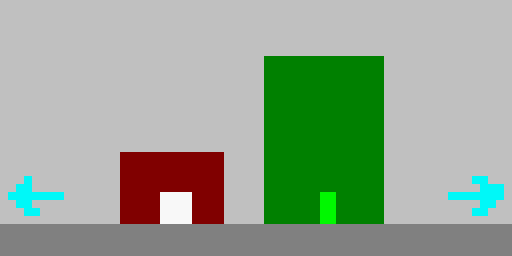

Rendered tile map (Tiled .tmx) drawn with the repository's tilesets; below, a short description and the full map source, tile grids included:
An orthogonal 64x32 tile map with 8x8 px tiles, 1 tile layer (Tile Layer 1).

<map version="1.10" tiledversion="1.10.2" orientation="orthogonal" renderorder="right-down" width="64" height="32" tilewidth="8" tileheight="8" infinite="0" nextlayerid="2" nextobjectid="1">
 <editorsettings>
  <export target="shops.c" format="gba" />
 </editorsettings>
 <tileset firstgid="1" source="basic.tsx" />
 <layer id="1" name="Tile Layer 1" width="64" height="32">
  <data encoding="csv">
7,7,7,7,7,7,7,7,7,7,7,7,7,7,7,7,7,7,7,7,7,7,7,7,7,7,7,7,7,7,7,7,7,7,7,7,7,7,7,7,7,7,7,7,7,7,7,7,7,7,7,7,7,7,7,7,7,7,7,7,7,7,7,7,
7,7,7,7,7,7,7,7,7,7,7,7,7,7,7,7,7,7,7,7,7,7,7,7,7,7,7,7,7,7,7,7,7,7,7,7,7,7,7,7,7,7,7,7,7,7,7,7,7,7,7,7,7,7,7,7,7,7,7,7,7,7,7,7,
7,7,7,7,7,7,7,7,7,7,7,7,7,7,7,7,7,7,7,7,7,7,7,7,7,7,7,7,7,7,7,7,7,7,7,7,7,7,7,7,7,7,7,7,7,7,7,7,7,7,7,7,7,7,7,7,7,7,7,7,7,7,7,7,
7,7,7,7,7,7,7,7,7,7,7,7,7,7,7,7,7,7,7,7,7,7,7,7,7,7,7,7,7,7,7,7,7,7,7,7,7,7,7,7,7,7,7,7,7,7,7,7,7,7,7,7,7,7,7,7,7,7,7,7,7,7,7,7,
7,7,7,7,7,7,7,7,7,7,7,7,7,7,7,7,7,7,7,7,7,7,7,7,7,7,7,7,7,7,7,7,7,7,7,7,7,7,7,7,7,7,7,7,7,7,7,7,7,7,7,7,7,7,7,7,7,7,7,7,7,7,7,7,
7,7,7,7,7,7,7,7,7,7,7,7,7,7,7,7,7,7,7,7,7,7,7,7,7,7,7,7,7,7,7,7,7,7,7,7,7,7,7,7,7,7,7,7,7,7,7,7,7,7,7,7,7,7,7,7,7,7,7,7,7,7,7,7,
7,7,7,7,7,7,7,7,7,7,7,7,7,7,7,7,7,7,7,7,7,7,7,7,7,7,7,7,7,7,7,7,7,7,7,7,7,7,7,7,7,7,7,7,7,7,7,7,7,7,7,7,7,7,7,7,7,7,7,7,7,7,7,7,
7,7,7,7,7,7,7,7,7,7,7,7,7,7,7,7,7,7,7,7,7,7,7,7,7,7,7,7,7,7,7,7,7,2,2,2,2,2,2,2,2,2,2,2,2,2,2,2,7,7,7,7,7,7,7,7,7,7,7,7,7,7,7,7,
7,7,7,7,7,7,7,7,7,7,7,7,7,7,7,7,7,7,7,7,7,7,7,7,7,7,7,7,7,7,7,7,7,2,2,2,2,2,2,2,2,2,2,2,2,2,2,2,7,7,7,7,7,7,7,7,7,7,7,7,7,7,7,7,
7,7,7,7,7,7,7,7,7,7,7,7,7,7,7,7,7,7,7,7,7,7,7,7,7,7,7,7,7,7,7,7,7,2,2,2,2,2,2,2,2,2,2,2,2,2,2,2,7,7,7,7,7,7,7,7,7,7,7,7,7,7,7,7,
7,7,7,7,7,7,7,7,7,7,7,7,7,7,7,7,7,7,7,7,7,7,7,7,7,7,7,7,7,7,7,7,7,2,2,2,2,2,2,2,2,2,2,2,2,2,2,2,7,7,7,7,7,7,7,7,7,7,7,7,7,7,7,7,
7,7,7,7,7,7,7,7,7,7,7,7,7,7,7,7,7,7,7,7,7,7,7,7,7,7,7,7,7,7,7,7,7,2,2,2,2,2,2,2,2,2,2,2,2,2,2,2,7,7,7,7,7,7,7,7,7,7,7,7,7,7,7,7,
7,7,7,7,7,7,7,7,7,7,7,7,7,7,7,7,7,7,7,7,7,7,7,7,7,7,7,7,7,7,7,7,7,2,2,2,2,2,2,2,2,2,2,2,2,2,2,2,7,7,7,7,7,7,7,7,7,7,7,7,7,7,7,7,
7,7,7,7,7,7,7,7,7,7,7,7,7,7,7,7,7,7,7,7,7,7,7,7,7,7,7,7,7,7,7,7,7,2,2,2,2,2,2,2,2,2,2,2,2,2,2,2,7,7,7,7,7,7,7,7,7,7,7,7,7,7,7,7,
7,7,7,7,7,7,7,7,7,7,7,7,7,7,7,7,7,7,7,7,7,7,7,7,7,7,7,7,7,7,7,7,7,2,2,2,2,2,2,2,2,2,2,2,2,2,2,2,7,7,7,7,7,7,7,7,7,7,7,7,7,7,7,7,
7,7,7,7,7,7,7,7,7,7,7,7,7,7,7,7,7,7,7,7,7,7,7,7,7,7,7,7,7,7,7,7,7,2,2,2,2,2,2,2,2,2,2,2,2,2,2,2,7,7,7,7,7,7,7,7,7,7,7,7,7,7,7,7,
7,7,7,7,7,7,7,7,7,7,7,7,7,7,7,7,7,7,7,7,7,7,7,7,7,7,7,7,7,7,7,7,7,2,2,2,2,2,2,2,2,2,2,2,2,2,2,2,7,7,7,7,7,7,7,7,7,7,7,7,7,7,7,7,
7,7,7,7,7,7,7,7,7,7,7,7,7,7,7,7,7,7,7,7,7,7,7,7,7,7,7,7,7,7,7,7,7,2,2,2,2,2,2,2,2,2,2,2,2,2,2,2,7,7,7,7,7,7,7,7,7,7,7,7,7,7,7,7,
7,7,7,7,7,7,7,7,7,7,7,7,7,7,7,7,7,7,7,7,7,7,7,7,7,7,7,7,7,7,7,7,7,2,2,2,2,2,2,2,2,2,2,2,2,2,2,2,7,7,7,7,7,7,7,7,7,7,7,7,7,7,7,7,
7,7,7,7,7,7,7,7,7,7,7,7,7,7,7,16,16,16,16,16,16,16,16,16,16,16,16,16,7,7,7,7,7,2,2,2,2,2,2,2,2,2,2,2,2,2,2,2,7,7,7,7,7,7,7,7,7,7,7,7,7,7,7,7,
7,7,7,7,7,7,7,7,7,7,7,7,7,7,7,16,16,16,16,16,16,16,16,16,16,16,16,16,7,7,7,7,7,2,2,2,2,2,2,2,2,2,2,2,2,2,2,2,7,7,7,7,7,7,7,7,7,7,7,7,7,7,7,7,
7,7,7,7,7,7,7,7,7,7,7,7,7,7,7,16,16,16,16,16,16,16,16,16,16,16,16,16,7,7,7,7,7,2,2,2,2,2,2,2,2,2,2,2,2,2,2,2,7,7,7,7,7,7,7,7,7,7,7,7,7,7,7,7,
7,7,7,14,7,7,7,7,7,7,7,7,7,7,7,16,16,16,16,16,16,16,16,16,16,16,16,16,7,7,7,7,7,2,2,2,2,2,2,2,2,2,2,2,2,2,2,2,7,7,7,7,7,7,7,7,7,7,7,14,14,7,7,7,
7,7,14,14,7,7,7,7,7,7,7,7,7,7,7,16,16,16,16,16,16,16,16,16,16,16,16,16,7,7,7,7,7,2,2,2,2,2,2,2,2,2,2,2,2,2,2,2,7,7,7,7,7,7,7,7,7,7,7,7,14,14,14,7,
7,14,14,14,14,14,14,14,7,7,7,7,7,7,7,16,16,16,16,16,15,15,15,15,16,16,16,16,7,7,7,7,7,2,2,2,2,2,2,2,10,10,2,2,2,2,2,2,7,7,7,7,7,7,7,7,14,14,14,14,14,14,14,7,
7,7,14,14,7,7,7,7,7,7,7,7,7,7,7,16,16,16,16,16,15,15,15,15,16,16,16,16,7,7,7,7,7,2,2,2,2,2,2,2,10,10,2,2,2,2,2,2,7,7,7,7,7,7,7,7,7,7,7,7,14,14,7,7,
7,7,7,14,14,7,7,7,7,7,7,7,7,7,7,16,16,16,16,16,15,15,15,15,16,16,16,16,7,7,7,7,7,2,2,2,2,2,2,2,10,10,2,2,2,2,2,2,7,7,7,7,7,7,7,7,7,7,7,14,14,7,7,7,
7,7,7,7,7,7,7,7,7,7,7,7,7,7,7,16,16,16,16,16,15,15,15,15,16,16,16,16,7,7,7,7,7,2,2,2,2,2,2,2,10,10,2,2,2,2,2,2,7,7,7,7,7,7,7,7,7,7,7,7,7,7,7,7,
8,8,8,8,8,8,8,8,8,8,8,8,8,8,8,8,8,8,8,8,8,8,8,8,8,8,8,8,8,8,8,8,8,8,8,8,8,8,8,8,8,8,8,8,8,8,8,8,8,8,8,8,8,8,8,8,8,8,8,8,8,8,8,8,
8,8,8,8,8,8,8,8,8,8,8,8,8,8,8,8,8,8,8,8,8,8,8,8,8,8,8,8,8,8,8,8,8,8,8,8,8,8,8,8,8,8,8,8,8,8,8,8,8,8,8,8,8,8,8,8,8,8,8,8,8,8,8,8,
8,8,8,8,8,8,8,8,8,8,8,8,8,8,8,8,8,8,8,8,8,8,8,8,8,8,8,8,8,8,8,8,8,8,8,8,8,8,8,8,8,8,8,8,8,8,8,8,8,8,8,8,8,8,8,8,8,8,8,8,8,8,8,8,
8,8,8,8,8,8,8,8,8,8,8,8,8,8,8,8,8,8,8,8,8,8,8,8,8,8,8,8,8,8,8,8,8,8,8,8,8,8,8,8,8,8,8,8,8,8,8,8,8,8,8,8,8,8,8,8,8,8,8,8,8,8,8,8
</data>
 </layer>
</map>
